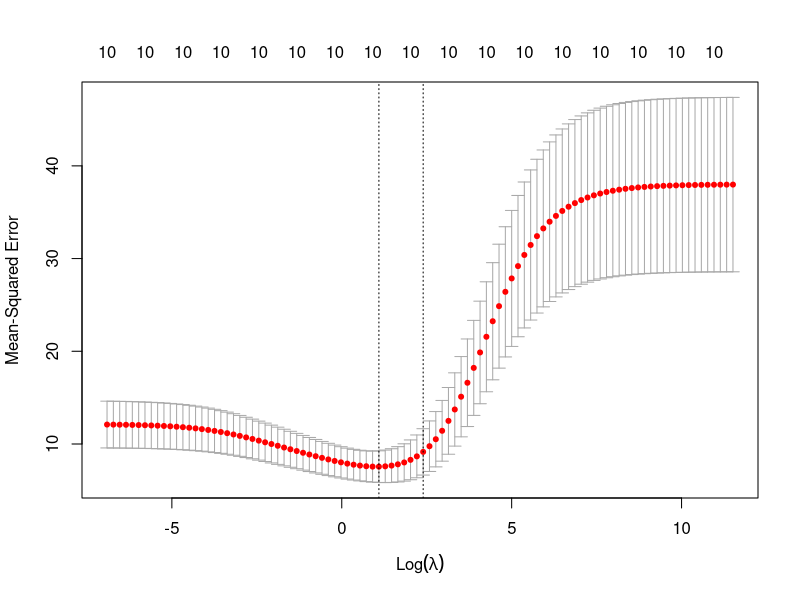
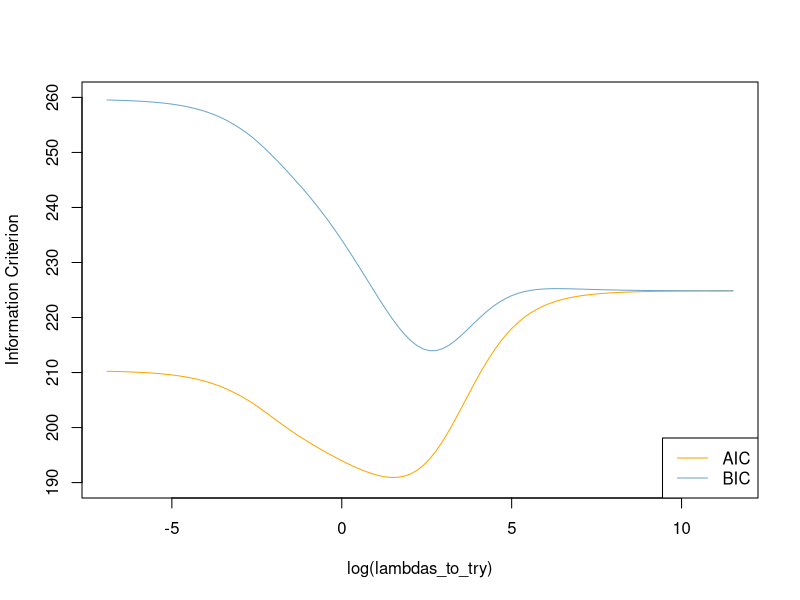
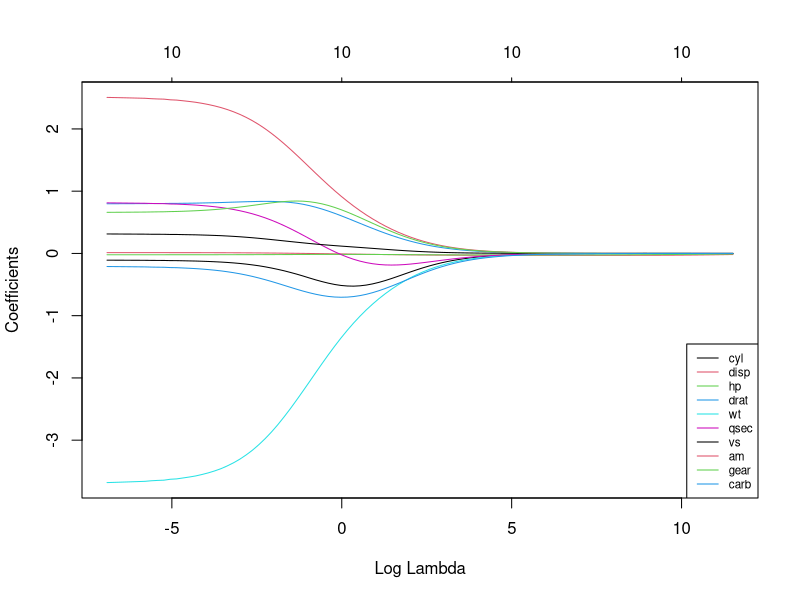
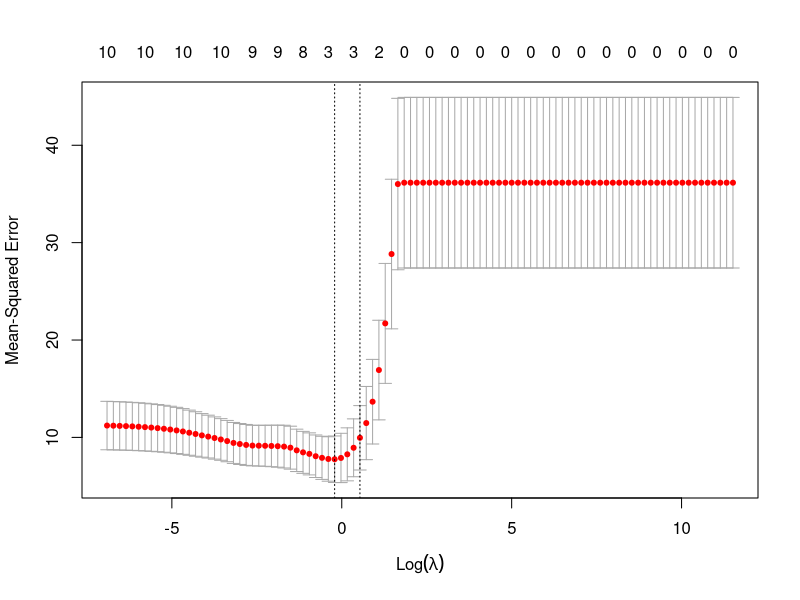
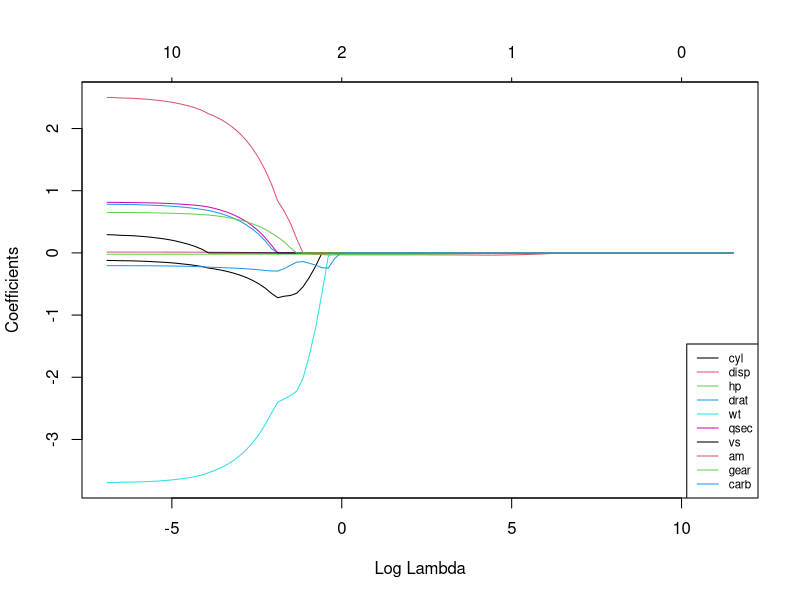

The R source for these figures, in order:
# Load libraries, get data & set seed for reproducibility ---------------------
set.seed(123)    # seef for reproducibility
library(glmnet)  # for ridge regression
library(dplyr)   # for data cleaning
library(psych)   # for function tr() to compute trace of a matrix

data("mtcars")
# Center y, X will be standardized in the modelling function
y <- mtcars %>% select(mpg) %>% scale(center = TRUE, scale = FALSE) %>% as.matrix()
X <- mtcars %>% select(-mpg) %>% as.matrix()


# Perform 10-fold cross-validation to select lambda ---------------------------
lambdas_to_try <- 10^seq(-3, 5, length.out = 100)
# Setting alpha = 0 implements ridge regression
ridge_cv <- cv.glmnet(X, y, alpha = 0, lambda = lambdas_to_try,
                      standardize = TRUE, nfolds = 10)
# Plot cross-validation results
plot(ridge_cv)
################################

# Best cross-validated lambda
lambda_cv <- ridge_cv$lambda.min
# Fit final model, get its sum of squared residuals and multiple R-squared
model_cv <- glmnet(X, y, alpha = 0, lambda = lambda_cv, standardize = TRUE)
y_hat_cv <- predict(model_cv, X)
ssr_cv <- t(y - y_hat_cv) %*% (y - y_hat_cv)
rsq_ridge_cv <- cor(y, y_hat_cv)^2


# Use information criteria to select lambda -----------------------------------
X_scaled <- scale(X)
aic <- c()
bic <- c()
for (lambda in seq(lambdas_to_try)) {
  # Run model
  model <- glmnet(X, y, alpha = 0, lambda = lambdas_to_try[lambda], standardize = TRUE)
  # Extract coefficients and residuals (remove first row for the intercept)
  betas <- as.vector((as.matrix(coef(model))[-1, ]))
  resid <- y - (X_scaled %*% betas)
  # Compute hat-matrix and degrees of freedom
  ld <- lambdas_to_try[lambda] * diag(ncol(X_scaled))
  H <- X_scaled %*% solve(t(X_scaled) %*% X_scaled + ld) %*% t(X_scaled)
  df <- tr(H)
  # Compute information criteria
  aic[lambda] <- nrow(X_scaled) * log(t(resid) %*% resid) + 2 * df
  bic[lambda] <- nrow(X_scaled) * log(t(resid) %*% resid) + 2 * df * log(nrow(X_scaled))
}

# Plot information criteria against tried values of lambdas
plot(log(lambdas_to_try), aic, col = "orange", type = "l",
     ylim = c(190, 260), ylab = "Information Criterion")
lines(log(lambdas_to_try), bic, col = "skyblue3")
legend("bottomright", lwd = 1, col = c("orange", "skyblue3"), legend = c("AIC", "BIC"))
##################################################

# Optimal lambdas according to both criteria
lambda_aic <- lambdas_to_try[which.min(aic)]
lambda_bic <- lambdas_to_try[which.min(bic)]

# Fit final models, get their sum of squared residuals and multiple R-squared
model_aic <- glmnet(X, y, alpha = 0, lambda = lambda_aic, standardize = TRUE)
y_hat_aic <- predict(model_aic, X)
ssr_aic <- t(y - y_hat_aic) %*% (y - y_hat_aic)
rsq_ridge_aic <- cor(y, y_hat_aic)^2

model_bic <- glmnet(X, y, alpha = 0, lambda = lambda_bic, standardize = TRUE)
y_hat_bic <- predict(model_bic, X)
ssr_bic <- t(y - y_hat_bic) %*% (y - y_hat_bic)
rsq_ridge_bic <- cor(y, y_hat_bic)^2


# See how increasing lambda shrinks the coefficients --------------------------
# Each line shows coefficients for one variables, for different lambdas.
# The higher the lambda, the more the coefficients are shrinked towards zero.
res <- glmnet(X, y, alpha = 0, lambda = lambdas_to_try, standardize = FALSE)
plot(res, xvar = "lambda")
legend("bottomright", lwd = 1, col = 1:6, legend = colnames(X), cex = .7)
#########################################################

# Calculate the weights from univariate regressions
weights <- sapply(seq(ncol(X)), function(predictor) {
  uni_model <- lm(y ~ X[, predictor])
  coeff_variance <- summary(uni_model)$coefficients[2, 2]^2
})


# Heteroskedastic Ridge Regression loss function - to be minimized
hridge_loss <- function(betas) {
  sum((y - X %*% betas)^2) + lambda * sum(weights * betas^2)
}


# Heteroskedastic Ridge Regression function
hridge <- function(y, X, lambda, weights) {
  # Use regular ridge regression coefficient as initial values for optimization
  model_init <- glmnet(X, y, alpha = 0, lambda = lambda, standardize = FALSE)
  betas_init <- as.vector(model_init$beta)
  # Solve optimization problem to get coefficients
  coef <- optim(betas_init, hridge_loss)$par
  # Compute fitted values and multiple R-squared
  fitted <- X %*% coef
  rsq <- cor(y, fitted)^2
  names(coef) <- colnames(X)
  output <- list("coef" = coef,
                 "fitted" = fitted,
                 "rsq" = rsq)
  return(output)
}


# Fit model to the data for lambda = 0.001
hridge_model <- hridge(y, X, lambda = 0.001, weights = weights)
rsq_hridge_0001 <- hridge_model$rsq

# Cross-validation or AIC/BIC can be employed to select some better lambda!
# You can find some useful functions for this at https://github.com/MichalOleszak/momisc/blob/master/R/hridge.R
#######################


# Perform 10-fold cross-validation to select lambda ---------------------------
lambdas_to_try <- 10^seq(-3, 5, length.out = 100)
# Setting alpha = 1 implements lasso regression
lasso_cv <- cv.glmnet(X, y, alpha = 1, lambda = lambdas_to_try,
                      standardize = TRUE, nfolds = 10)
# Plot cross-validation results
plot(lasso_cv)
#######################

# Best cross-validated lambda
lambda_cv <- lasso_cv$lambda.min
# Fit final model, get its sum of squared residuals and multiple R-squared
model_cv <- glmnet(X, y, alpha = 1, lambda = lambda_cv, standardize = TRUE)
y_hat_cv <- predict(model_cv, X)
ssr_cv <- t(y - y_hat_cv) %*% (y - y_hat_cv)
rsq_lasso_cv <- cor(y, y_hat_cv)^2


# See how increasing lambda shrinks the coefficients --------------------------
# Each line shows coefficients for one variables, for different lambdas.
# The higher the lambda, the more the coefficients are shrinked towards zero.
res <- glmnet(X, y, alpha = 1, lambda = lambdas_to_try, standardize = FALSE)
plot(res, xvar = "lambda")
legend("bottomright", lwd = 1, col = 1:6, legend = colnames(X), cex = .7)
#######################

rsq <- cbind("R-squared" = c(rsq_ridge_cv, rsq_ridge_aic, rsq_ridge_bic, rsq_hridge_0001, rsq_lasso_cv))
rownames(rsq) <- c("ridge cross-validated", "ridge AIC", "ridge BIC", "hridge 0.001", "lasso cross_validated")
print(rsq)

##                       R-squared
## ridge cross-validated 0.8536968
## ridge AIC             0.8496310
## ridge BIC             0.8412011
## hridge 0.001          0.7278277
## lasso cross_validated 0.8426777
################################################

install.packages("caret")
library(caret)

# Set training control
train_control <- trainControl(method = "repeatedcv",
                              number = 5,
                              repeats = 5,
                              search = "random",
                              verboseIter = TRUE)

# Train the model
elastic_net_model <- train(mpg ~ .,
                           data = cbind(y, X),
                           method = "glmnet",
                           preProcess = c("center", "scale"),
                           tuneLength = 25,
                           trControl = train_control)

# Check multiple R-squared
y_hat_enet <- predict(elastic_net_model, X)
rsq_enet <- cor(y, y_hat_enet)^2
rsq_enet
